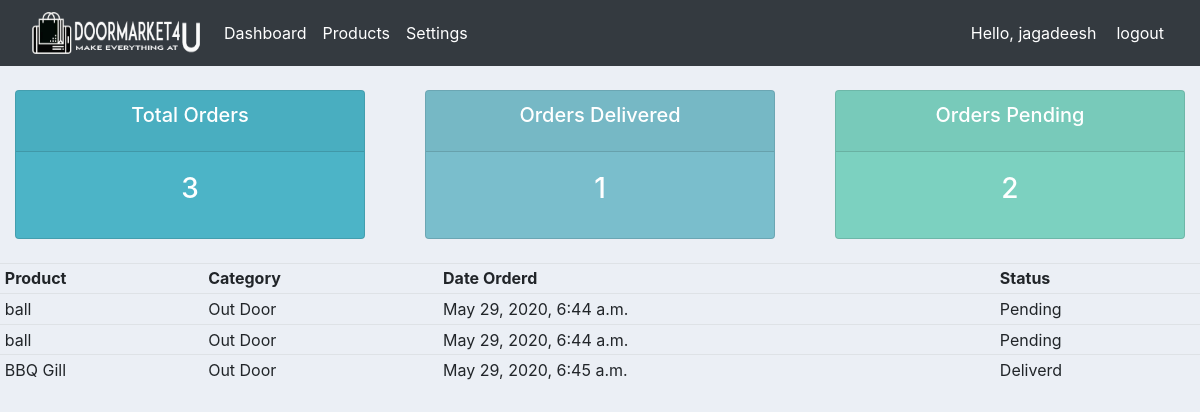
Screenshot of /userpage/ (signed in) with the database file from the repository.
### controlapp/models.py (models this page shows)
class Order(models.Model):
	STATUS=(
		('Pending','Pending'),
		('Out for delivery','Out for delivery'),
		('Deliverd','Deliverd')
		)
	customer=models.ForeignKey(Customer,null=True,on_delete=models.SET_NULL)
	product=models.ForeignKey(Product,null=True,on_delete=models.SET_NULL)
	date_created=models.DateTimeField(auto_now_add=True,null=True)
	status=models.CharField(max_length=200,null=True,choices=STATUS)

class Product(models.Model):
	CATOGERY=(
		('Indoor','Indoor'),
		('Out Door','Out Door')
		)
	name=models.CharField(max_length=200,null=True)
	price=models.FloatField(null=True)
	category=models.CharField(max_length=200,null=True,choices=CATOGERY)
	discription=models.CharField(max_length=200,null=True)
	date_created=models.DateTimeField(auto_now_add=True,null=True)
	tags=models.ManyToManyField(Tag)
	def __str__(self):
		return self.name

### controlapp/views.py (the view)
# urls.py: path('userpage/',userpage,name='userpage'),
@login_required(login_url='login')
def userpage(request):
	orders=request.user.customer.order_set.all()
	total_orders=orders.count()
	pending=orders.filter(status='Pending').count()
	deliverd=orders.filter(status='Deliverd').count()
	context={
		'orders':orders,
		'total_orders':total_orders,
		'pending':pending,
		'deliverd':deliverd
	}
	return render(request,"controlapp/userpage.html",context)

### controlapp/templates/controlapp/userpage.html
{% extends "controlapp/main.html" %}
{% block content %}
{% include "controlapp/status.html" %}
<br>
<div class="row">
	<div class="col-md">
		<div card card-body>
			<table class="table table-sm">
				<tr>
					<th>Product</th>
					<th>Category</th>
					<th>Date Orderd</th>
					<th>Status</th>
				</tr>
				{% for order in orders %}
					<tr>
						<td>{{ order.product }}</td>
						<td>{{ order.product.category }}</td>
						<td>{{ order.date_created }}</td>
						<td>{{ order.status }}</td>
					</tr>
				{% endfor %}
			</table>
		</div>
	</div>
</div>
{% endblock %}

### controlapp/templates/controlapp/navbar.html (shortened to what this page needs)
{% load static %}
<nav class="navbar navbar-expand-lg navbar-light bg-dark">
  <img src="{% static 'images/logo.png' %}" style="width:200px;height:50px;">
  <div class="collapse navbar-collapse" id="navbarNav">
    <ul class="navbar-nav">
      {% if request.user.is_staff %}
      <li class="nav-item active">
        <a class="nav-link text-white" href="{% url 'home'%}">Dashboard</a>
      </li>
      <li class="nav-item">
        <a class="nav-link text-white" href="{% url 'products'%}">Products</a>
      </li>
      {% endif %}
       <li class="nav-item">
        <a class="nav-link text-white" href="{% url 'account_settings'  %}">Settings</a>
      </li>
    </ul>
  </div>
  <span id='details'>Hello, {{ request.user }}</span>
  <span ><a id="details" href="{% url 'logout' %}">logout</a></span>
</nav>

### static/css/main.css (style rules this page uses)
body { background-color: #ebeff5; }
body { counter-reset: Serial; }

### controlapp/templates/controlapp/navbar.html (style rules this page uses)
#details { color: #fff; margin-right: 20px }

### rows the page displays
Order: product "ball", product.category "Out Door", date_created "May 29, 2020, 6:44 a.m.", status "Pending"
Order: product "ball", product.category "Out Door", date_created "May 29, 2020, 6:44 a.m.", status "Pending"
Order: product "BBQ Gill", product.category "Out Door", date_created "May 29, 2020, 6:45 a.m.", status "Deliverd"

### other values shown
{{ request.user }} "jagadeesh"
{{ total_orders }} "3"
{{ deliverd }} "1"
{{ pending }} "2"
